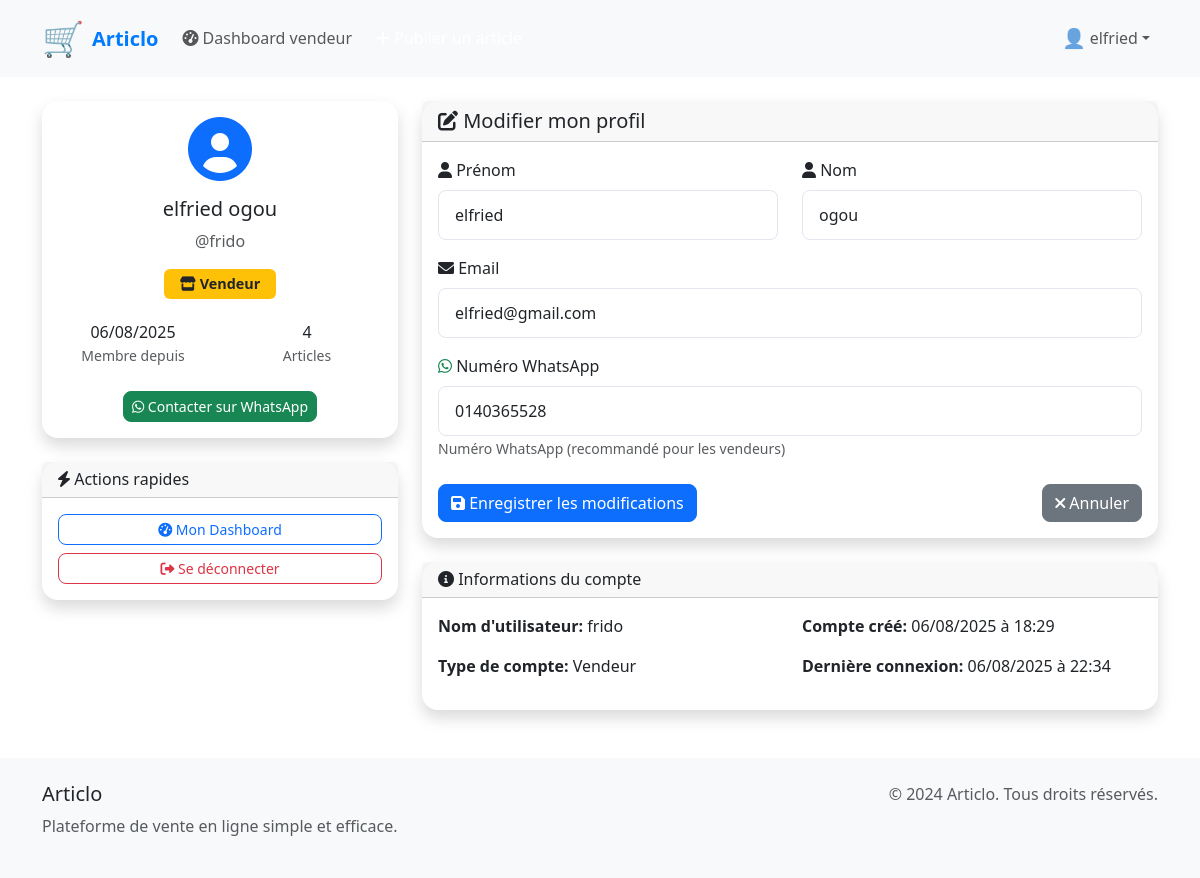
/profile/ (signed in), run on an earlier commit of the app's database.
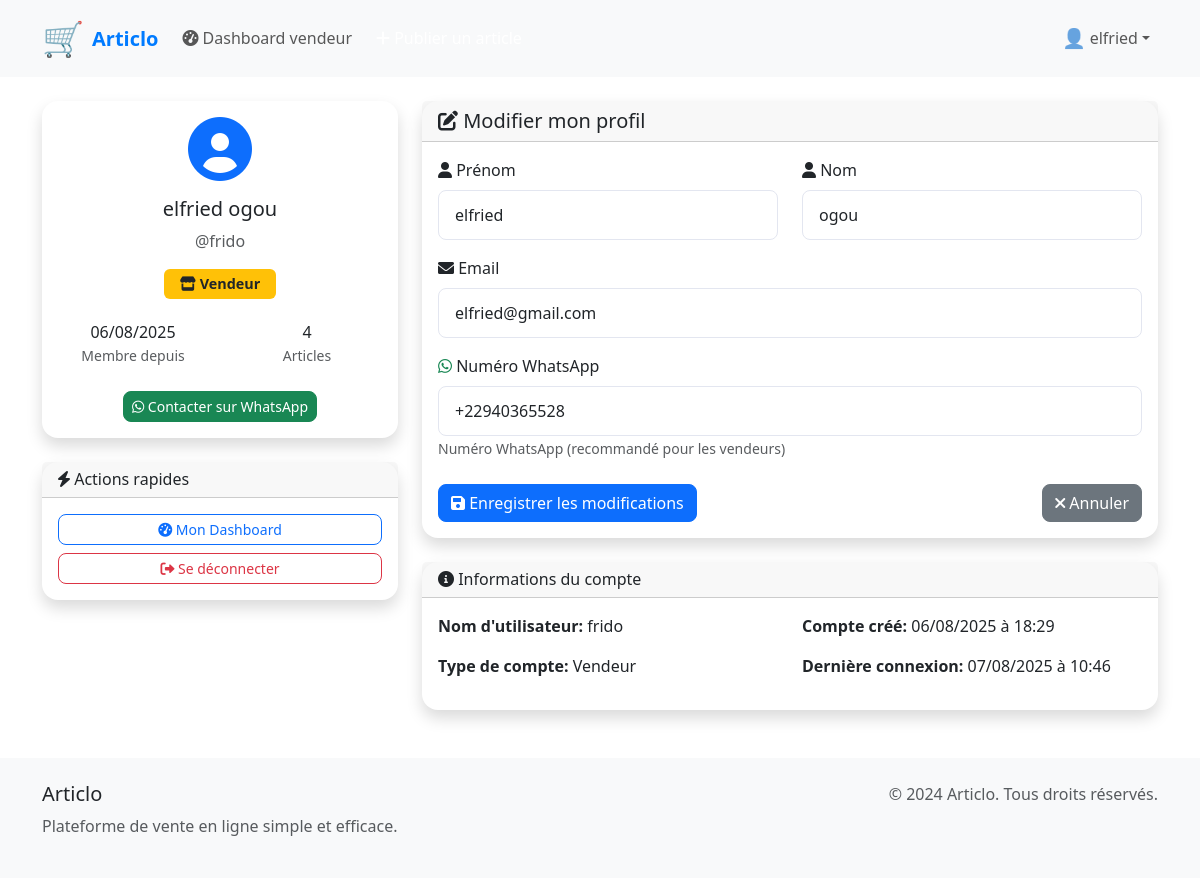
And on a later commit of the database.
### users/models.py (models this page shows, shortened)
class User(AbstractUser):
    ROLE_CHOICES = (
        ('admin', 'Administrateur'),
        ('seller', 'Vendeur'),
        ('client', 'Client'),
    )
    role = models.CharField(max_length=10, choices=ROLE_CHOICES, default='client')
    whatsapp_number = models.CharField(max_length=20, blank=True, null=True, help_text="Numéro WhatsApp pour les vendeurs")
    groups = models.ManyToManyField(
        'auth.Group',
        verbose_name='groups',
        blank=True,
        help_text='The groups this user belongs to.',
        related_name='custom_user_set',
        related_query_name='custom_user',
    )
    user_permissions = models.ManyToManyField(
        'auth.Permission',
        verbose_name='user permissions',
        blank=True,
        help_text='Specific permissions for this user.',
        related_name='custom_user_set',
        related_query_name='custom_user',
    )

### users/views.py (the view)
# urls.py: path('profile/', profile_view, name='profile'),
@login_required
def profile_view(request):
    if request.method == 'POST':
        form = UserProfileForm(request.POST, instance=request.user)
        if form.is_valid():
            form.save()
            messages.success(request, 'Votre profil a été mis à jour avec succès !')
            return redirect('users:profile')
    else:
        form = UserProfileForm(instance=request.user)
    context = {
        'form': form,
        'user': request.user
    }
    return render(request, 'users/profile.html', context)

### users/forms.py
class UserProfileForm(forms.ModelForm):
    class Meta:
        model = User
        fields = ('first_name', 'last_name', 'email', 'whatsapp_number')
        widgets = {
            'first_name': forms.TextInput(attrs={
                'class': 'form-control',
                'placeholder': 'Votre prénom'
            }),
            'last_name': forms.TextInput(attrs={
                'class': 'form-control',
                'placeholder': 'Votre nom'
            }),
            'email': forms.EmailInput(attrs={
                'class': 'form-control',
                'placeholder': 'Votre email'
            }),
            'whatsapp_number': forms.TextInput(attrs={
                'class': 'form-control',
                'placeholder': '+33123456789'
            }),
        }
    def __init__(self, *args, **kwargs):
        super().__init__(*args, **kwargs)
        self.fields['whatsapp_number'].help_text = "Numéro WhatsApp (recommandé pour les vendeurs)"

### users/templates/users/profile.html (shortened to what the changed rows need)
{% extends 'base.html' %}
{% block content %}
<div class="container mt-4">
    <div class="row">
        <div class="col-md-4">
            <div class="card shadow mb-4">
                <div class="card-body text-center">
                    <div class="mb-3">
                        <i class="fas fa-user-circle text-primary" style="font-size: 4rem;"></i>
                    </div>
                    <h5 class="card-title">{{ user.first_name }} {{ user.last_name }}</h5>
                    <p class="text-muted">@{{ user.username }}</p>
                    <div class="badge-container mb-3">
                        {% if user.role == 'seller' %}
                            <span class="badge bg-warning text-dark">
                            </span>
                        {% elif user.role == 'admin' %}
                            <span class="badge bg-danger">
                                <i class="fas fa-crown"></i> Administrateur
                            </span>
                        {% else %}
                            <span class="badge bg-primary">
                                <i class="fas fa-shopping-cart"></i> Client
                            </span>
                        {% endif %}
                    </div>
                    <div class="user-stats">
                        <div class="row text-center">
                            <div class="col-6">
                                <div class="stat-item">
                                    <h6 class="mb-0">{{ user.date_joined|date:"d/m/Y" }}</h6>
                                    <small class="text-muted">Membre depuis</small>
                                </div>
                            </div>
                            <div class="col-6">
                                <div class="stat-item">
                                    {% if user.role == 'seller' %}
                                        <h6 class="mb-0">{{ user.articles.count }}</h6>
                                        <small class="text-muted">Article{{ user.articles.count|pluralize }}</small>
                                    {% else %}
                                        <h6 class="mb-0">{{ user.last_login|date:"d/m/Y" }}</h6>
                                        <small class="text-muted">Dernière connexion</small>
                                    {% endif %}
                                </div>
                            </div>
                        </div>
                    </div>
                    {% if user.whatsapp_number %}
                        <div class="mt-3">
                            <a href="https://wa.me/{{ user.whatsapp_number }}"
                               target="_blank"
                               class="btn btn-success btn-sm">
                            </a>
                        </div>
                    {% endif %}
                </div>
            </div>
        </div>
        <div class="col-md-8">
            <div class="card shadow">
                <div class="card-body">
                    <form method="post">
                        <div class="row">
                            <div class="col-md-6">
                                <div class="form-group mb-3">
                                    <label for="{{ form.first_name.id_for_label }}" class="form-label">
                                        <i class="fas fa-user"></i> Prénom
                                    </label>
                                    {{ form.first_name }}
                                </div>
                            </div>
                            <div class="col-md-6">
                                <div class="form-group mb-3">
                                    <label for="{{ form.last_name.id_for_label }}" class="form-label">
                                        <i class="fas fa-user"></i> Nom
                                    </label>
                                    {{ form.last_name }}
                                </div>
                            </div>
                        </div>
                        <div class="form-group mb-3">
                            <label for="{{ form.email.id_for_label }}" class="form-label">
                                <i class="fas fa-envelope"></i> Email
                            </label>
                            {{ form.email }}
                        </div>
                        <div class="form-group mb-4">
                            <label for="{{ form.whatsapp_number.id_for_label }}" class="form-label">
                                <i class="fab fa-whatsapp text-success"></i> Numéro WhatsApp
                            </label>
                            {{ form.whatsapp_number }}
                            <small class="text-muted">{{ form.whatsapp_number.help_text }}</small>
                        </div>
                    </form>
                </div>
            </div>
            <div class="card shadow mt-4">
                <div class="card-body">
                    <div class="row">
                        <div class="col-md-6">
                            <p><strong>Nom d'utilisateur:</strong> {{ user.username }}</p>
                            <p><strong>Type de compte:</strong> {{ user.get_role_display }}</p>
                        </div>
                        <div class="col-md-6">
                            <p><strong>Compte créé:</strong> {{ user.date_joined|date:"d/m/Y à H:i" }}</p>
                            <p><strong>Dernière connexion:</strong> {{ user.last_login|date:"d/m/Y à H:i"|default:"Jamais" }}</p>
                        </div>
                    </div>
                </div>
            </div>
        </div>
    </div>
</div>
{% endblock %}
{% block extra_css %}
<link rel="stylesheet" href="https://cdnjs.cloudflare.com/ajax/libs/font-awesome/6.0.0/css/all.min.css">
{% endblock %}

### templates/base.html (shortened to what this page needs)
<!DOCTYPE html>
<html lang="fr">
<head>
    <link href="https://cdn.jsdelivr.net/npm/bootstrap@5.3.0/dist/css/bootstrap.min.css" rel="stylesheet">
    {% block extra_css %}{% endblock %}
</head>
<body>
    <nav class="navbar navbar-expand-lg navbar-light bg-light">
        <div class="container">
            <a class="navbar-brand d-flex align-items-center" href="{% url 'home' %}">
                <span style="font-size:1.7em;">🛒</span>
                <span class="ms-2" style="font-weight:bold; color:#007bff;">Articlo</span>
            </a>
            <div class="collapse navbar-collapse" id="navbarNav">
                <ul class="navbar-nav me-auto">
                    {% if user.is_authenticated and user.role == 'seller' %}
                        <li class="nav-item">
                            <a class="nav-link" href="{% url 'seller_dashboard' %}"><i class="fas fa-tachometer-alt"></i> Dashboard vendeur</a>
                        </li>
                        <li class="nav-item">
                            <a class="nav-link btn btn-success text-white ms-2" href="{% url 'articles:create' %}"><i class="fas fa-plus"></i> Publier un article</a>
                        </li>
                    {% endif %}
                </ul>
                <ul class="navbar-nav">
                    {% if user.is_authenticated %}
                        <li class="nav-item dropdown">
                            <a class="nav-link dropdown-toggle d-flex align-items-center" href="#" id="navbarDropdown" role="button" data-bs-toggle="dropdown">
                                <span style="font-size:1.2em;">👤</span>
                                <span class="ms-1">{{ user.first_name|default:user.username }}</span>
                            </a>
                        </li>
                    {% endif %}
                </ul>
            </div>
        </div>
    </nav>
    <main>
        {% block content %}
        {% endblock %}
    </main>
    <footer class="py-4 mt-5">
        <div class="container">
            <div class="row">
                <div class="col-md-6">
                    <h5>Articlo</h5>
                    <p class="text-muted">Plateforme de vente en ligne simple et efficace.</p>
                </div>
                <div class="col-md-6 text-md-end">
                    <p class="text-muted">&copy; 2024 Articlo. Tous droits réservés.</p>
                </div>
            </div>
        </div>
    </footer>
</body>
</html>

What changed in the data, as far as the page shows it:
changed User "elfried": whatsapp_number "0140365528" → "+22940365528"; last_login "06/08/2025 à 22:34" → "07/08/2025 à 10:46"
